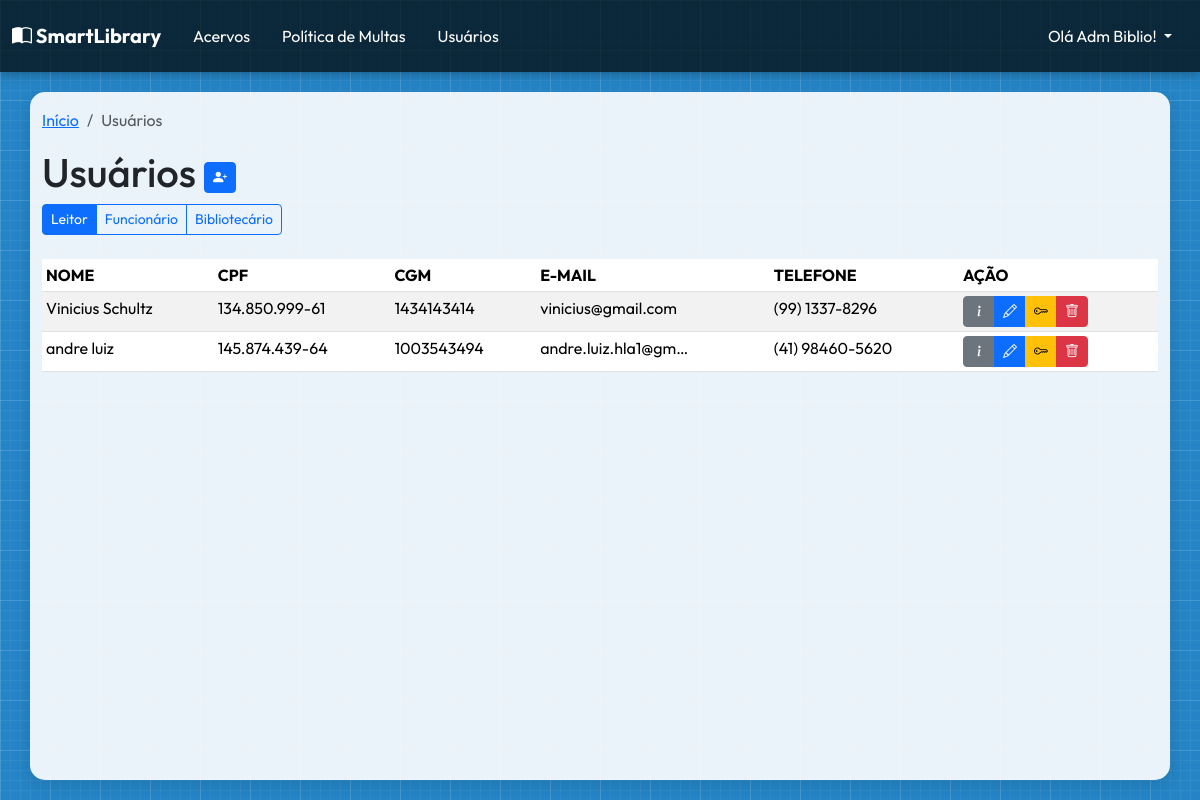
Page /user/ (signed in) on the committed database.
### user/models.py (models this page shows, shortened)
class User(AbstractUser):
    LEITOR = 0
    FUNCIONARIO = 1
    BIBLIOTECARIO = 2
    STATUS_ATIVO = 0
    STATUS_BLOQUEADO = 1
    STATUS_SUSPENSO = 2
    USERS_TYPES_LIST = [
        (LEITOR, "Leitor"),
        (FUNCIONARIO, "Funcionário"),
        (BIBLIOTECARIO, "Bibliotecário"),
    ]
    STATUS_CHOICES = [
        (STATUS_ATIVO, "Ativo"),
        (STATUS_BLOQUEADO, "Bloqueado"),
        (STATUS_SUSPENSO, "Suspenso"),
    ]
    type_user = models.PositiveSmallIntegerField(
        choices=USERS_TYPES_LIST, default=LEITOR, verbose_name="Tipo de Usuário"
    )
    status = models.PositiveSmallIntegerField(
        choices=STATUS_CHOICES, default=STATUS_ATIVO, verbose_name="Status"
    )
    last_modified_by = models.ForeignKey(
        "self",
        on_delete=models.SET_NULL,
        null=True,
        blank=True,
        related_name="modifier",
    )
    username = models.CharField(
        max_length=150,
        unique=True,
        verbose_name="Nome Completo",
        validators=[validate_name],
        help_text="Digite seu nome e sobrenome com letra maiúscula no começo",
    )
    cpf = models.CharField(
        max_length=11,
        unique=True,
        verbose_name="CPF",
        validators=[MinLengthValidator(11), validate_cpf],
        help_text="Não use pontos nem traços",
    )
    phone = models.CharField(
        max_length=11,
        verbose_name="Telefone",
        validators=[MinLengthValidator(10), validate_phone],
        help_text="Digite seu número de celular ou telefone fixo, adicione também seu DDD.",
    )
    cgm = models.CharField(
        max_length=10,
        blank=True,
        null=True,
        unique=True,
        verbose_name="CGM",
        validators=[validate_cgm],
        help_text="Código Geral de Matrícula (10 dígitos)",
    )
    USERNAME_FIELD = "username"
    REQUIRED_FIELDS = ["email", "phone", "cpf"]
    class Meta:
        verbose_name = "Usuário"
        verbose_name_plural = "Usuários"
        ordering = ["type_user", "username"]
    def __str__(self):
        return self.username
    def phone_formatted(self):
        phone = self.phone
        if len(phone) == 11:
            return f"({phone[:2]}) {phone[2:7]}-{phone[7:]}"
        return f"({phone[:2]}) {phone[2:6]}-{phone[6:]}"
    def cpf_formatted(self):
        cpf = self.cpf
        return f"{cpf[:3]}.{cpf[3:6]}.{cpf[6:9]}-{cpf[9:]}" if cpf else ""

### user/views.py (the view)
# urls.py: path("", UserListView.as_view(), name="user_list"),
class UserListView(LibrarianPermissionMixin, ListView):
    login_url = reverse_lazy("user_login")
    model = User
    def get_queryset(self):
        self.selected_type = int(self.request.GET.get("user_type", 0))
        return User.objects.filter(type_user=self.selected_type)
    def get_context_data(self, **kwargs):
        context = super().get_context_data(**kwargs)
        context["selected_type"] = self.selected_type
        context["user_types_list"] = User.USERS_TYPES_LIST
        return context

### user/views.py (called while the page is built)
    def dispatch(self, request, *args, **kwargs):
        if (
            not request.user.is_authenticated
            or request.user.type_user != User.BIBLIOTECARIO
            or not request.user.is_superuser
        ):
            messages.warning(
                request, "Acesso restrito a Bibliotecários e Administradores"
            )
            return HttpResponseRedirect(reverse_lazy("home_page"))
        return super().dispatch(request, *args, **kwargs)

### user/templates/user/user_list.html (shortened to what this page needs)
{% extends "base.html" %}
{% block breadcrumbs %}
    <ol class="breadcrumb">
        <li class="breadcrumb-item"><a href="{% url "home_page" %}">Início</a></li>
        <li class="breadcrumb-item active" aria-current="page">Usuários</li>
    </ol>
{% endblock breadcrumbs %}
{% block main_content %}
    <h1>Usuários {% if user.type_user == 2 %}<a href="{% url 'user_create' %}" class="btn btn-primary btn-sm" data-bs-toggle="tooltip" data-bs-title="Cadastrar Usuário" ><i class="bi bi-person-plus-fill"></i></a>{% endif %}</h1>
    {% if user_list %}
    <div class="btn-group mb-4" role="group">
        {% for type_value, type_name in user_types_list %}
            <a href="?user_type={{type_value}}" class="btn btn-sm {% if selected_type == type_value %}btn-primary{% else %}btn-outline-primary{% endif %}">{{type_name}}</a>
        {% endfor %}
    </div>
    <div class="table-responsive">
        <table class="table table-striped table-hover table-sm">
            <thead>
                <tr>
                    <th scope="col">NOME</th>
                    <th scope="col">CPF</th>
                    {% if selected_type == 0 %}<th scope="col">CGM</th>{% endif %}
                    <th scope="col">E-MAIL</th>
                    <th scope="col">TELEFONE</th>
                    {% if user.type_user == 2 %}
                        <th scope="col">AÇÃO</th>
                    {% endif %}
                </tr>
            </thead>
            <tbody>
                {% for usuario in user_list %}
                    <tr>
                        <td>{{ usuario.username|truncatechars:50 }}</td>
                        {% if user.is_superuser %}<td>{{ usuario.cpf_formatted }}</td>{% else %}{{user.cpf_formatted_encrypted}}{% endif %}
                        {% if selected_type == 0 %}<td>{{ usuario.cgm|default:"-" }}</td>{% endif %}
                        <td>{{ usuario.email|truncatechars:20 }}</td>
                        <td>{{ usuario.phone_formatted }}</td>
                        {% if user.type_user == 2 %}
                            <td>
                                <div class="btn-group">
                                    <a href="{% url "user_detail" pk=usuario.pk %}" class="btn btn-secondary btn-sm" data-bs-toggle="tooltip" data-bs-title="Informações do Usuário"><i class="bi bi-info-lg"></i></a>
                                    <a href="{% url 'user_update' pk=usuario.pk %}" class="btn btn-sm btn-primary" title="Editar" data-bs-toggle="tooltip" data-bs-title="Editar Usuário" >
                                        <i class="bi bi-pencil"></i>
                                    </a>
                                    <a href="{% url 'user_password' %}?user_id={{usuario.pk}}" class="btn btn-sm btn-warning" title="Resetar Senha" data-bs-toggle="tooltip" data-bs-title="Resetar Senha" >
                                        <i class="bi bi-key"></i>
                                    </a>
                                    <a href="{% url 'user_delete' pk=usuario.pk %}" class="btn btn-sm btn-danger" title="Excluir" data-bs-toggle="tooltip" data-bs-title="Excluir Usuário" >
                                        <i class="bi bi-trash"></i>
                                    </a>
                                </div>
                            </td>
                        {% endif %}
                    </tr>
                {% endfor %}
            </tbody>
        </table>
    </div>
    {% else %}
        <p>Parece que não tem nada...</p>
    {% endif %}
{% endblock main_content %}

### templates/base.html (shortened to what this page needs)
{% load static %}
<!DOCTYPE html>
<html lang="pt-br">
<head>
    <link href="https://cdn.jsdelivr.net/npm/bootstrap@5.3.6/dist/css/bootstrap.min.css" rel="stylesheet">
    <link rel="stylesheet" href="{% static "css/style.css" %}">
</head>
<body>
    <header>
        <nav class="navbar navbar-expand-lg" data-bs-theme="dark" style="width: 100%;">
        <div class="container-fluid">
                <div class="logo">
                    <a class="navbar-brand" href="{% url "home_page" %}"><i class="bi bi-book-half"></i> SmartLibrary</a>
                </div>
                <div class="collapse navbar-collapse" id="navbarNavDropdown">
                    <ul class="navbar-nav flex-fill">
                        {% if user.is_authenticated %}
                                <li class="nav-item p-2"><a class="nav-link active button-jump" aria-current="page" href="{% url "collection_item_list" %}">Acervos</a></li>
                            {% if user.type_user == 2 %}
                                <li class="nav-item p-2"><a class="nav-link active button-jump" aria-current="page" href="{% url "delay_policy_list" %}">Política de Multas</a></li>
                                <li class="nav-item p-2">
                                    <a class="nav-link active button-jump" aria-current="page" href="{% url "user_list" %}">Usuários</a>
                                </li>
                            {% endif %}
                        {% endif %}
                    </ul>
                    <ul class="navbar-nav ms-auto">
                        {% if not user.is_authenticated %}
                            <li class="nav-item p-2">
                                <a class="nav-link active button-jump" href="{% url "user_login" %}"><i class="bi bi-person-circle"></i> Entrar</a>
                            </li>
                        {% else %}
                            <li class="nav-item dropdown p-2">
                                <a class="nav-link dropdown-toggle text-white" href="#" role="button" data-bs-toggle="dropdown" aria-expanded="false">
                                    Olá {{ user }}!
                                </a>
                            </li>
                        {% endif %}
                    </ul>
                </div>
            </div>
        </nav>
    </header>
    <main class="container">
        {% block breadcrumbs %}
        {% endblock breadcrumbs %}
        {% block main_content %}
        {% endblock main_content %}
    </main>
</body>
</html>

### static/css/style.css (style rules this page uses)
* { font-family: "Outfit", sans-serif; }
:root { --primary-color: #2484c5; --secondary-color: #f8f9fa; }
body { min-height: 100vh; margin: 0; background-color: var(--primary-color); background-image: linear-gradient(rgba(255, 255, 255, 0.1) 1px, transparent 1px), linear-gradient(90deg, rgba(255, 255, 255, 0.1) 1px, transparent 1px), linear-gradient(rgba(255, 255, 255, 0.05) 1px, transparent 1px), linear-gradient(90deg, rgba(255, 255, 255, 0.05) 1px, transparent 1px); background-size: 50px 50px, 50px 50px, 10px 10px, 10px 10px; position: relative; overflow-x: hidden; display: flex; flex-direction: column; font-family: 'Segoe UI', Tahoma, Geneva, Verdana, sans-serif; }
header { background-color: rgba(0, 0, 0, 0.7); color: white; box-shadow: 0 2px 10px rgba(0, 0, 0, 0.3); display: flex; justify-content: space-between; align-items: center; }
.logo { font-size: 1.5rem; font-weight: bold; display: flex; align-items: center; gap: 10px; }
main { flex: 1; padding: 1rem 2rem; background-color: rgba(255, 255, 255, 0.9); margin: 20px; border-radius: 15px; box-shadow: 0 5px 15px rgba(0, 0, 0, 0.1); }
.button-jump { transition: transform 0.3s ease, box-shadow 0.3s ease; }

### rows in the picture
User: username "Adm Biblio"
User: username "Vinicius Schultz", cpf_formatted "134.850.999-61", cgm "1434143414", email "vinicius@gmail.com", phone_formatted "(99) 1337-8296"
User: username "andre luiz", cpf_formatted "145.874.439-64", cgm "1003543494", email "andre.luiz.hla1@gm…", phone_formatted "(41) 98460-5620"

### other values in the picture
{{ type_name }} "Leitor" "Funcionário" "Bibliotecário"
